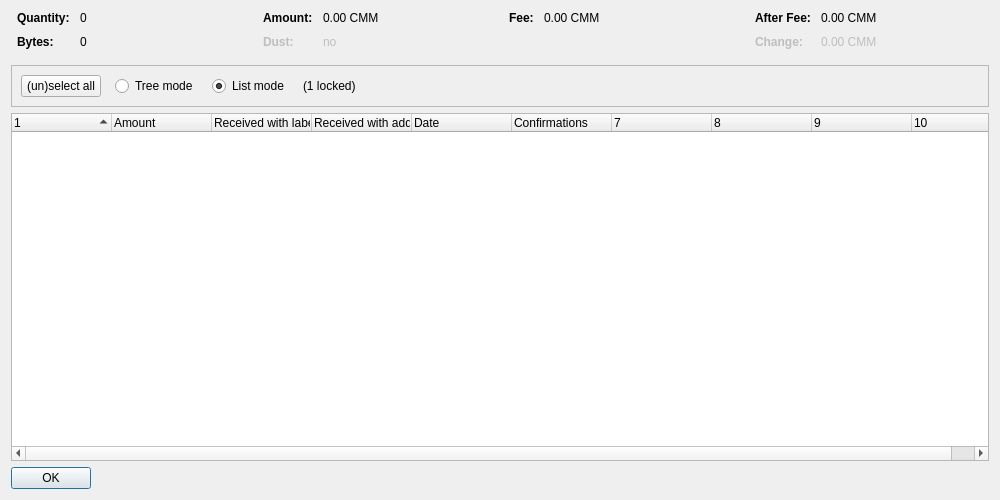
<?xml version="1.0" encoding="UTF-8"?>
<ui version="4.0">
 <class>CoinControlDialog</class>
 <widget class="QDialog" name="CoinControlDialog">
  <property name="geometry">
   <rect>
    <x>0</x>
    <y>0</y>
    <width>1000</width>
    <height>500</height>
   </rect>
  </property>
  <property name="windowTitle">
   <string>Coin Selection</string>
  </property>
  <layout class="QVBoxLayout" name="verticalLayout">
   <item>
    <layout class="QHBoxLayout" name="horizontalLayoutTop" stretch="0,0,0,0">
     <property name="topMargin">
      <number>0</number>
     </property>
     <property name="bottomMargin">
      <number>10</number>
     </property>
     <item>
      <layout class="QFormLayout" name="formLayoutCoinControl1">
       <property name="horizontalSpacing">
        <number>10</number>
       </property>
       <property name="verticalSpacing">
        <number>10</number>
       </property>
       <property name="leftMargin">
        <number>6</number>
       </property>
       <property name="rightMargin">
        <number>6</number>
       </property>
       <item row="0" column="0">
        <widget class="QLabel" name="labelCoinControlQuantityText">
         <property name="font">
          <font>
           <weight>75</weight>
           <bold>true</bold>
          </font>
         </property>
         <property name="text">
          <string>Quantity:</string>
         </property>
        </widget>
       </item>
       <item row="0" column="1">
        <widget class="QLabel" name="labelCoinControlQuantity">
         <property name="cursor">
          <cursorShape>IBeamCursor</cursorShape>
         </property>
         <property name="contextMenuPolicy">
          <enum>Qt::ActionsContextMenu</enum>
         </property>
         <property name="text">
          <string notr="true">0</string>
         </property>
         <property name="textInteractionFlags">
          <set>Qt::LinksAccessibleByMouse|Qt::TextSelectableByKeyboard|Qt::TextSelectableByMouse</set>
         </property>
        </widget>
       </item>
       <item row="1" column="0">
        <widget class="QLabel" name="labelCoinControlBytesText">
         <property name="font">
          <font>
           <weight>75</weight>
           <bold>true</bold>
          </font>
         </property>
         <property name="text">
          <string>Bytes:</string>
         </property>
        </widget>
       </item>
       <item row="1" column="1">
        <widget class="QLabel" name="labelCoinControlBytes">
         <property name="cursor">
          <cursorShape>IBeamCursor</cursorShape>
         </property>
         <property name="contextMenuPolicy">
          <enum>Qt::ActionsContextMenu</enum>
         </property>
         <property name="text">
          <string notr="true">0</string>
         </property>
         <property name="textInteractionFlags">
          <set>Qt::LinksAccessibleByMouse|Qt::TextSelectableByKeyboard|Qt::TextSelectableByMouse</set>
         </property>
        </widget>
       </item>
      </layout>
     </item>
     <item>
      <layout class="QFormLayout" name="formLayoutCoinControl2">
       <property name="horizontalSpacing">
        <number>10</number>
       </property>
       <property name="verticalSpacing">
        <number>10</number>
       </property>
       <property name="leftMargin">
        <number>6</number>
       </property>
       <property name="rightMargin">
        <number>6</number>
       </property>
       <item row="0" column="0">
        <widget class="QLabel" name="labelCoinControlAmountText">
         <property name="font">
          <font>
           <weight>75</weight>
           <bold>true</bold>
          </font>
         </property>
         <property name="text">
          <string>Amount:</string>
         </property>
        </widget>
       </item>
       <item row="0" column="1">
        <widget class="QLabel" name="labelCoinControlAmount">
         <property name="cursor">
          <cursorShape>IBeamCursor</cursorShape>
         </property>
         <property name="contextMenuPolicy">
          <enum>Qt::ActionsContextMenu</enum>
         </property>
         <property name="text">
          <string notr="true">0.00 CMM</string>
         </property>
         <property name="textInteractionFlags">
          <set>Qt::LinksAccessibleByMouse|Qt::TextSelectableByKeyboard|Qt::TextSelectableByMouse</set>
         </property>
        </widget>
       </item>
       <item row="1" column="0">
        <widget class="QLabel" name="labelCoinControlLowOutputText">
         <property name="enabled">
          <bool>false</bool>
         </property>
         <property name="font">
          <font>
           <weight>75</weight>
           <bold>true</bold>
          </font>
         </property>
         <property name="text">
          <string>Dust:</string>
         </property>
        </widget>
       </item>
       <item row="1" column="1">
        <widget class="QLabel" name="labelCoinControlLowOutput">
         <property name="enabled">
          <bool>false</bool>
         </property>
         <property name="cursor">
          <cursorShape>IBeamCursor</cursorShape>
         </property>
         <property name="contextMenuPolicy">
          <enum>Qt::ActionsContextMenu</enum>
         </property>
         <property name="text">
          <string notr="true">no</string>
         </property>
         <property name="textInteractionFlags">
          <set>Qt::LinksAccessibleByMouse|Qt::TextSelectableByKeyboard|Qt::TextSelectableByMouse</set>
         </property>
        </widget>
       </item>
      </layout>
     </item>
     <item>
      <layout class="QFormLayout" name="formLayoutCoinControl3">
       <property name="horizontalSpacing">
        <number>10</number>
       </property>
       <property name="verticalSpacing">
        <number>10</number>
       </property>
       <property name="leftMargin">
        <number>6</number>
       </property>
       <property name="rightMargin">
        <number>6</number>
       </property>
       <item row="0" column="0">
        <widget class="QLabel" name="labelCoinControlFeeText">
         <property name="font">
          <font>
           <weight>75</weight>
           <bold>true</bold>
          </font>
         </property>
         <property name="text">
          <string>Fee:</string>
         </property>
        </widget>
       </item>
       <item row="0" column="1">
        <widget class="QLabel" name="labelCoinControlFee">
         <property name="cursor">
          <cursorShape>IBeamCursor</cursorShape>
         </property>
         <property name="contextMenuPolicy">
          <enum>Qt::ActionsContextMenu</enum>
         </property>
         <property name="text">
          <string notr="true">0.00 CMM</string>
         </property>
         <property name="textInteractionFlags">
          <set>Qt::LinksAccessibleByMouse|Qt::TextSelectableByKeyboard|Qt::TextSelectableByMouse</set>
         </property>
        </widget>
       </item>
      </layout>
     </item>
     <item>
      <layout class="QFormLayout" name="formLayoutCoinControl4">
       <property name="horizontalSpacing">
        <number>10</number>
       </property>
       <property name="verticalSpacing">
        <number>10</number>
       </property>
       <property name="leftMargin">
        <number>6</number>
       </property>
       <property name="rightMargin">
        <number>6</number>
       </property>
       <item row="0" column="0">
        <widget class="QLabel" name="labelCoinControlAfterFeeText">
         <property name="font">
          <font>
           <weight>75</weight>
           <bold>true</bold>
          </font>
         </property>
         <property name="text">
          <string>After Fee:</string>
         </property>
        </widget>
       </item>
       <item row="0" column="1">
        <widget class="QLabel" name="labelCoinControlAfterFee">
         <property name="cursor">
          <cursorShape>IBeamCursor</cursorShape>
         </property>
         <property name="contextMenuPolicy">
          <enum>Qt::ActionsContextMenu</enum>
         </property>
         <property name="text">
          <string notr="true">0.00 CMM</string>
         </property>
         <property name="textInteractionFlags">
          <set>Qt::LinksAccessibleByMouse|Qt::TextSelectableByKeyboard|Qt::TextSelectableByMouse</set>
         </property>
        </widget>
       </item>
       <item row="1" column="0">
        <widget class="QLabel" name="labelCoinControlChangeText">
         <property name="enabled">
          <bool>false</bool>
         </property>
         <property name="font">
          <font>
           <weight>75</weight>
           <bold>true</bold>
          </font>
         </property>
         <property name="text">
          <string>Change:</string>
         </property>
        </widget>
       </item>
       <item row="1" column="1">
        <widget class="QLabel" name="labelCoinControlChange">
         <property name="enabled">
          <bool>false</bool>
         </property>
         <property name="cursor">
          <cursorShape>IBeamCursor</cursorShape>
         </property>
         <property name="contextMenuPolicy">
          <enum>Qt::ActionsContextMenu</enum>
         </property>
         <property name="text">
          <string notr="true">0.00 CMM</string>
         </property>
         <property name="textInteractionFlags">
          <set>Qt::LinksAccessibleByMouse|Qt::TextSelectableByKeyboard|Qt::TextSelectableByMouse</set>
         </property>
        </widget>
       </item>
      </layout>
     </item>
    </layout>
   </item>
   <item>
    <widget class="QFrame" name="frame">
     <property name="minimumSize">
      <size>
       <width>0</width>
       <height>40</height>
      </size>
     </property>
     <property name="frameShape">
      <enum>QFrame::StyledPanel</enum>
     </property>
     <property name="frameShadow">
      <enum>QFrame::Sunken</enum>
     </property>
     <layout class="QHBoxLayout" name="horizontalLayout">
      <item>
       <layout class="QHBoxLayout" name="horizontalLayoutPanel" stretch="0,0,0,0,0">
        <property name="spacing">
         <number>14</number>
        </property>
        <item>
         <widget class="QPushButton" name="pushButtonSelectAll">
          <property name="sizePolicy">
           <sizepolicy hsizetype="Maximum" vsizetype="Fixed">
            <horstretch>0</horstretch>
            <verstretch>0</verstretch>
           </sizepolicy>
          </property>
          <property name="text">
           <string>(un)select all</string>
          </property>
          <property name="autoDefault">
           <bool>false</bool>
          </property>
         </widget>
        </item>
        <item>
         <widget class="QRadioButton" name="radioTreeMode">
          <property name="sizePolicy">
           <sizepolicy hsizetype="Maximum" vsizetype="Fixed">
            <horstretch>0</horstretch>
            <verstretch>0</verstretch>
           </sizepolicy>
          </property>
          <property name="text">
           <string>Tree mode</string>
          </property>
         </widget>
        </item>
        <item>
         <widget class="QRadioButton" name="radioListMode">
          <property name="sizePolicy">
           <sizepolicy hsizetype="Maximum" vsizetype="Fixed">
            <horstretch>0</horstretch>
            <verstretch>0</verstretch>
           </sizepolicy>
          </property>
          <property name="text">
           <string>List mode</string>
          </property>
          <property name="checked">
           <bool>true</bool>
          </property>
         </widget>
        </item>
        <item>
         <widget class="QLabel" name="labelLocked">
          <property name="text">
           <string notr="true">(1 locked)</string>
          </property>
         </widget>
        </item>
        <item>
         <spacer name="horizontalSpacer">
          <property name="orientation">
           <enum>Qt::Horizontal</enum>
          </property>
          <property name="sizeHint" stdset="0">
           <size>
            <width>40</width>
            <height>20</height>
           </size>
          </property>
         </spacer>
        </item>
       </layout>
      </item>
     </layout>
    </widget>
   </item>
   <item>
    <widget class="CoinControlTreeWidget" name="treeWidget">
     <property name="contextMenuPolicy">
      <enum>Qt::CustomContextMenu</enum>
     </property>
     <property name="sortingEnabled">
      <bool>false</bool>
     </property>
     <property name="columnCount">
      <number>10</number>
     </property>
     <attribute name="headerShowSortIndicator" stdset="0">
      <bool>true</bool>
     </attribute>
     <attribute name="headerStretchLastSection">
      <bool>false</bool>
     </attribute>
     <column>
      <property name="text">
       <string/>
      </property>
     </column>
     <column>
      <property name="text">
       <string>Amount</string>
      </property>
     </column>
     <column>
      <property name="text">
       <string>Received with label</string>
      </property>
     </column>
     <column>
      <property name="text">
       <string>Received with address</string>
      </property>
     </column>
     <column>
      <property name="text">
       <string>Date</string>
      </property>
     </column>
     <column>
      <property name="text">
       <string>Confirmations</string>
      </property>
      <property name="toolTip">
       <string>Confirmed</string>
      </property>
     </column>
     <column>
      <property name="text">
       <string/>
      </property>
     </column>
     <column>
      <property name="text">
       <string/>
      </property>
     </column>
     <column>
      <property name="text">
       <string/>
      </property>
     </column>
     <column>
      <property name="text">
       <string/>
      </property>
     </column>
    </widget>
   </item>
   <item>
    <widget class="QDialogButtonBox" name="buttonBox">
     <property name="sizePolicy">
      <sizepolicy hsizetype="Maximum" vsizetype="Fixed">
       <horstretch>0</horstretch>
       <verstretch>0</verstretch>
      </sizepolicy>
     </property>
     <property name="orientation">
      <enum>Qt::Horizontal</enum>
     </property>
     <property name="standardButtons">
      <set>QDialogButtonBox::Ok</set>
     </property>
    </widget>
   </item>
  </layout>
 </widget>
 <customwidgets>
  <customwidget>
   <class>CoinControlTreeWidget</class>
   <extends>QTreeWidget</extends>
   <header>coincontroltreewidget.h</header>
  </customwidget>
 </customwidgets>
 <resources/>
 <connections/>
</ui>
